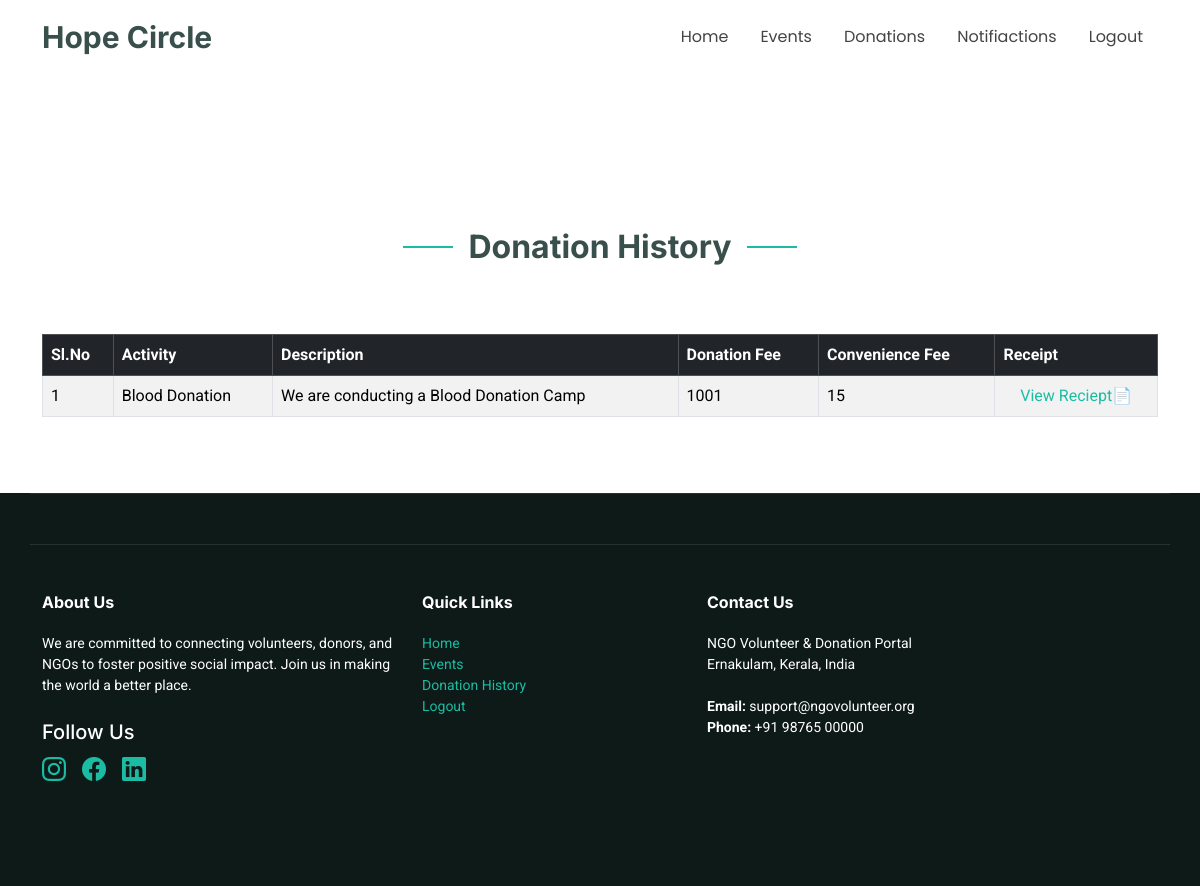
Screenshot of /donHistory (signed in) with the database file from the repository.
### ngoapp/models.py (models this page shows)
class Donations(models.Model):
    donor=models.ForeignKey(Donor,on_delete=models.CASCADE)
    activity=models.ForeignKey(Activity,on_delete=models.CASCADE)
    amount=models.IntegerField()
    ngodon=models.IntegerField(default=0)
    fee=models.IntegerField(default=0)
    date=models.DateField(auto_now_add=True)
    time=models.TimeField(auto_now_add=True,null=True)

class Activity(models.Model):
    ngo=models.ForeignKey(Ngo,on_delete=models.CASCADE)
    name=models.CharField(max_length=50)
    category=models.CharField(max_length=50,null=True)
    description=models.TextField()
    loc=models.CharField(max_length=200)
    volunteers_needed=models.IntegerField()
    sDate=models.DateField()
    eDate=models.DateField()

### ngoapp/views.py (the view)
# urls.py: path('donHistory',views.donHistory),
def donHistory(request):
    uid= request.session['id']
    don = Donor.objects.get(id=uid)
    donations = Donations.objects.filter(donor=don).order_by('-id')
    return render(request,"donHistory.html",{"donations": donations})

### templates/donHistory.html (shortened to what this page needs)
{% extends 'donorHome.html' %}
{% block content %}
<br><br>
<section id="services" class="services section">
  <div class="container section-title" data-aos="fade-up">
    <h2>Donation History</h2>
  </div>
  {% if donations %}
  <div class="container">
    <div class="table-responsive">
      <table class="table table-bordered table-hover table-striped">
        <thead class="table-dark">
          <tr>
            <th scope="col">Sl.No</th>
            <th scope="col">Activity</th>
            <th scope="col">Description</th>
            <th scope="col">Donation Fee</th>
            <th scope="col">Convenience Fee</th>
            <th scope="col">Receipt</th>
          </tr>
        </thead>
        <tbody>
          {% for i in donations %}
          <tr>
            <td>{{ forloop.counter }}</td>
            <td>{{ i.activity.name }}</td>
            <td>{{ i.activity.description }}</td>
            <td>{{ i.amount }}</td>
            <td>{{ i.fee }}</td>
            <td><center><a href="/donReciept?id={{ i.id }}" >View Reciept📄</a></center></td>
        </tr>
          {% endfor %}
        </tbody>
      </table>
    </div>
  </div>
  {% else %}
  <center><b>No Donations!</b></center>
  {% endif %}
</section>
{% endblock %}

### static/media/assets/css/main.css (style rules this page uses)
:root { --default-font: "Roboto", system-ui, -apple-system, "Segoe UI", Roboto, "Helvetica Neue", Arial, "Noto Sans", "Liberation Sans", sans-serif, "Apple Color Emoji", "Segoe UI Emoji", "Segoe UI Symbol", "Noto Color Emoji"; --heading-font: "Inter", sans-serif; --nav-font: "Poppins", sans-serif; }
:root { --background-color: #ffffff; --default-color: #444444; --heading-color: #384f4b; --accent-color: #1bbca3; --surface-color: #ffffff; --contrast-color: #ffffff; }
:root { --nav-color: #444444; --nav-hover-color: #1bbca3; --nav-mobile-background-color: #ffffff; --nav-dropdown-background-color: #ffffff; --nav-dropdown-color: #444444; --nav-dropdown-hover-color: #1bbca3; }
:root { scroll-behavior: smooth; }
body { color: var(--default-color); background-color: var(--background-color); font-family: var(--default-font); }
a { color: var(--accent-color); text-decoration: none; transition: 0.3s; }
h1, h2, h3, h4, h5, h6 { color: var(--heading-color); font-family: var(--heading-font); }
section, .section { color: var(--default-color); background-color: var(--background-color); padding: 60px 0; scroll-margin-top: 74px; overflow: clip; }
.section-title { text-align: center; padding-bottom: 60px; position: relative; }
.section-title h2 { font-size: 32px; font-weight: 700; position: relative; }
.section-title h2:before, .section-title h2:after { content: ""; width: 50px; height: 2px; background: var(--accent-color); display: inline-block; }
.section-title h2:before { margin: 0 15px 10px 0; }
.section-title h2:after { margin: 0 0 10px 15px; }

### rows the page displays
Donations: activity.name "Blood Donation", activity.description "We are conducting a Blood Donation Camp", amount "1001", fee "15"
